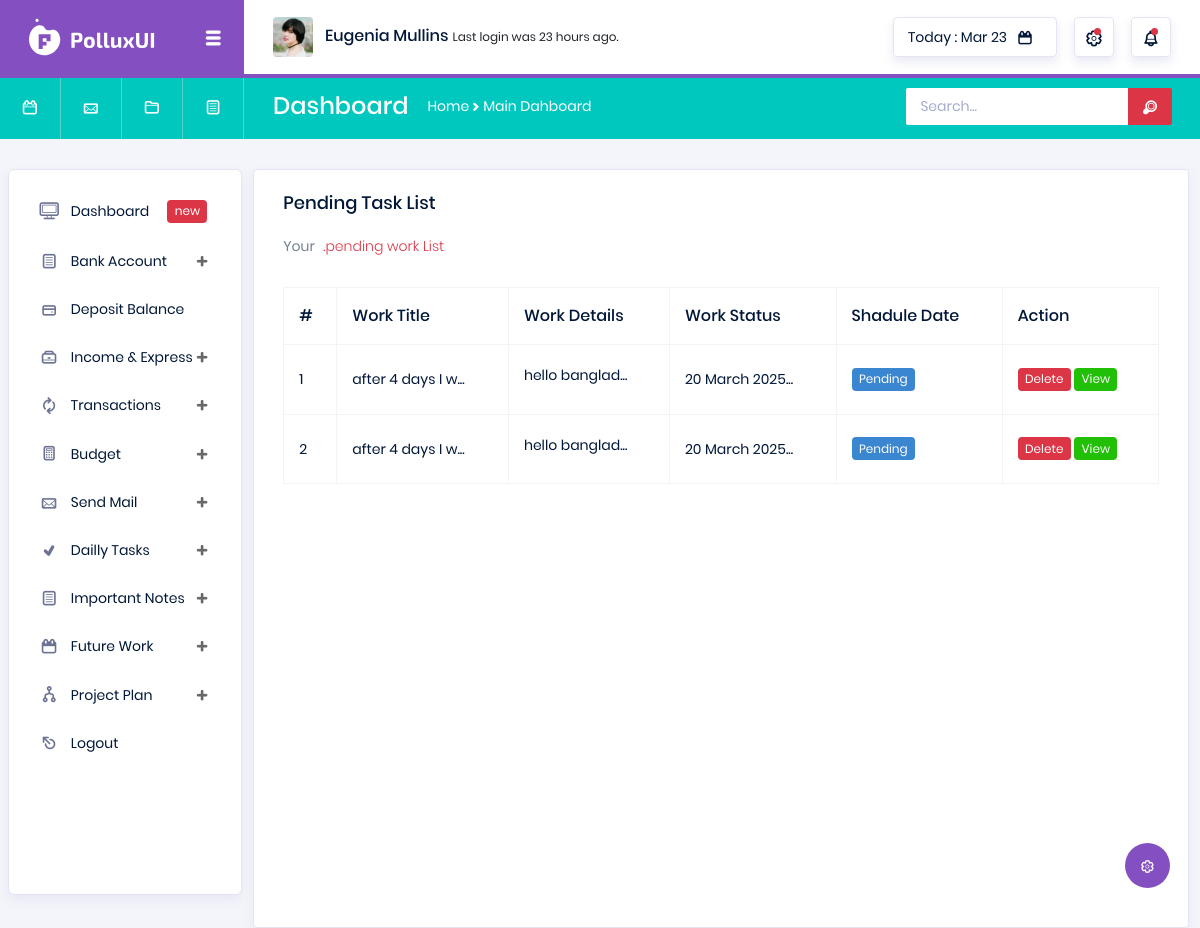
Before: /pending-work/ (signed in) with the older database file.
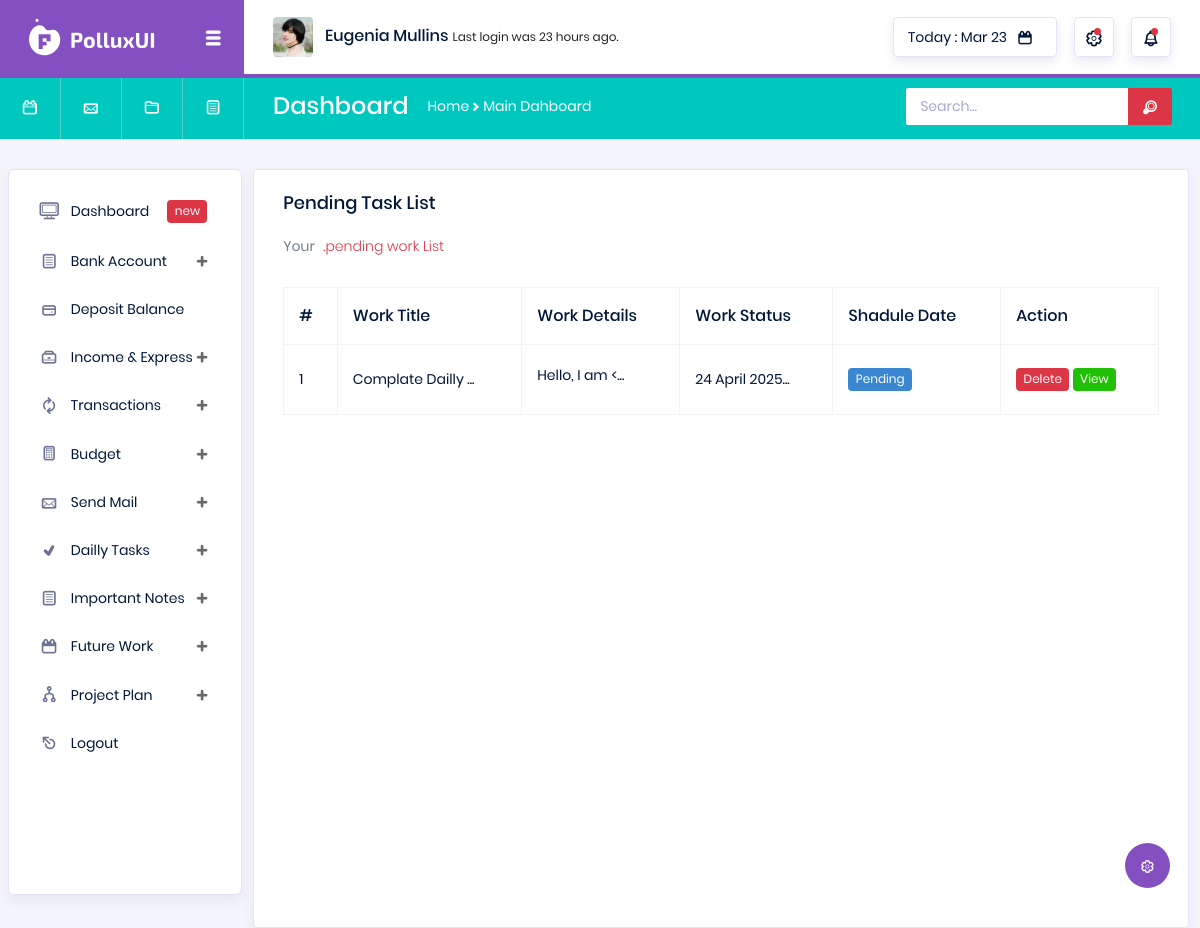
After: the same page with the newer database file.
### utils/models.py (models this page shows, shortened)
class FutureWork(models.Model):
    user = models.ForeignKey(User, on_delete=models.CASCADE)
    title = models.CharField(max_length=266)
    work_details = RichTextField()
    shedule_date = models.DateField()
    is_done = models.BooleanField(default=False)
    create_att = models.DateTimeField(auto_now_add=True)

### utils/views.py (the view)
# urls.py: path('pending-work/', views.PendingShaduledWork, name='pending_work'),
@login_required
def PendingShaduledWork(request):
    context = None
    pending_works = FutureWork.objects.filter(Q(user=request.user) & Q(is_done=False))
    if pending_works:
        context = {'pending_works':pending_works}
    else:
        messages.warning(request, 'No pending work available!')
    return render(request, 'utils/pending_work.html', context)

### templates/utils/pending_work.html (shortened to what this page needs)
{% extends 'base.html' %}
{% load static %}
{% block body %}
<div class="col-lg-12 grid-margin stretch-card">
    <div class="card">
        <div class="card-body">
            <h4 class="card-title">Pending Task List</h4>
            <p class="card-description">
                Your <code>.pending work List</code>
            </p>
            <div class="table-responsive pt-3">
                <table class="table table-bordered">
                    <thead>
                        <tr>
                            <th>
                                #
                            </th>
                            <th>
                                Work Title
                            </th>
                            <th>
                                Work Details
                            </th>
                            <th>
                                Work Status
                            </th>
                            <th>
                                Shadule Date
                            </th>
                            <th>
                                Action
                            </th>
                        </tr>
                    </thead>
                    <tbody>
                        {% for pending_work in pending_works %}
                        <tr>
                            <td>
                                {{forloop.counter}}
                            </td>
                            <td>
                                {{pending_work.title|slice:16}}...
                            </td>
                            <td>
                                {{pending_work.work_details|slice:16|safe}}...
                            </td>
                            <td>
                                {{pending_work.shedule_date|date:"d F Y"}}...
                            </td>
                            <td>
                                <span class="badge badge-info">Pending</span>
                            </td>
                            <td>
                                <span class="badge badge-danger" style="cursor: pointer"
                                    onclick="deleteConfirmation({{pending_work.id}}, 'work')" data-toggle="modal"
                                    data-target="#exampleModal">Delete</span>
                                <a href="" class="badge badge-success" data-toggle="modal"
                                    data-target="#exampleModalCenter{{ pending_work.id }}">View</a>
                            </td>
                        </tr>
                        {% endfor %}
                    </tbody>
                </table>
            </div>
        </div>
    </div>
</div>
{% endblock %}

Changed rows visible on the page:
removed FutureWork: title "after 4 days I w", work_details "hello banglad", shedule_date "20 March 2025"
no longer on this page (row edited): FutureWork: title "after 4 days I w", work_details "hello banglad", shedule_date "20 March 2025"
added FutureWork: title "Complate Dailly", work_details "Hello, I am <", shedule_date "24 April 2025"
